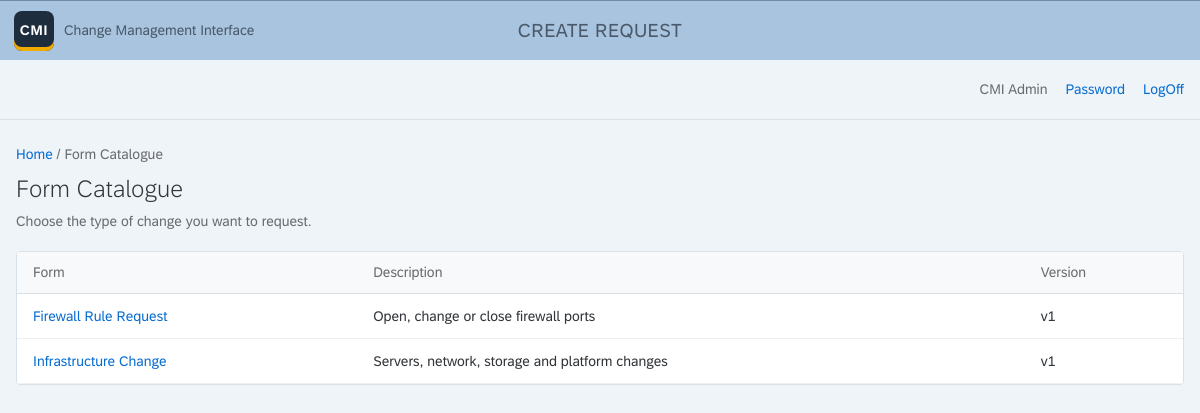
The app's page /tickets/new (signed in) with its own data.
### models.py (models this page shows, shortened)
class User(db.Model):
    id = db.Column(db.Integer, primary_key=True)
    email = db.Column(db.String(255), unique=True, nullable=False)
    name = db.Column(db.String(120), nullable=False)
    is_core = db.Column(db.Boolean, default=False, nullable=False)
    password_hash = db.Column(db.String(255))
    active = db.Column(db.Boolean, default=True, nullable=False)
    failed_logins = db.Column(db.Integer, default=0, nullable=False)
    locked_until = db.Column(db.DateTime)
    created_at = db.Column(db.DateTime, default=utcnow, nullable=False)
    deleted_at = db.Column(db.DateTime)  # soft delete: hidden everywhere; restore by clearing it (and setting active) in the DB
    profiles = db.relationship("PermissionProfile", secondary="user_profile", back_populates="users")
    def can(self, perm):
        return any(perm in p.permissions for p in self.profiles)

class Form(db.Model):
    id = db.Column(db.Integer, primary_key=True)
    key = db.Column(db.String(60), unique=True, nullable=False)
    name = db.Column(db.String(120), nullable=False)
    description = db.Column(db.String(255), default="", nullable=False)
    draft = db.Column(db.JSON, default=lambda: {"fields": []}, nullable=False)  # edited freely, published as a version
    archived = db.Column(db.Boolean, default=False, nullable=False)
    workflow = db.Column(db.JSON, default=list, nullable=False)
    default_assignee_id = db.Column(db.ForeignKey("user.id"))
    deleted_at = db.Column(db.DateTime)  # soft delete: hidden everywhere; restore by clearing it in the DB
    versions = db.relationship("FormVersion", order_by="FormVersion.version", back_populates="form")
    @classmethod
    def live(cls):
        return cls.query.filter(cls.deleted_at.is_(None))
    default_assignee = db.relationship("User")
    @property
    def latest(self):
        return self.versions[-1] if self.versions else None

class FormVersion(db.Model):
    id = db.Column(db.Integer, primary_key=True)
    form_id = db.Column(db.ForeignKey("form.id"), nullable=False)
    version = db.Column(db.Integer, nullable=False)
    schema = db.Column(db.JSON, nullable=False)  # {"fields": [{id, label, type, required, options, ...}]}
    published_at = db.Column(db.DateTime, default=utcnow, nullable=False)
    published_by_id = db.Column(db.ForeignKey("user.id"))
    form = db.relationship("Form", back_populates="versions")
    published_by = db.relationship("User")
    __table_args__ = (db.UniqueConstraint("form_id", "version"),)

### app.py (the view, shortened to what this page needs)
@app.route("/tickets/new", methods=["GET", "POST"])
def ticket_new():
    need("ticket.create")
    form = Form.live().filter_by(key=request.args.get("form", ""), archived=False).first()
    if not form or not form.latest:
        forms = Form.live().filter_by(archived=False).order_by(Form.name).all()
        return render_template("ticket_new.html", forms=[f for f in forms if f.latest])

### app.py (called while the page is built)
@app.before_request
def guard():
    if request.method == "POST":
        token = session.get("_csrf")
        if not token or not secrets.compare_digest(request.form.get("_csrf", ""), token):
            abort(400, "Form expired. Reload the page and try again.")
    g.user = db.session.get(User, session["uid"]) if "uid" in session else None
    if g.user and not g.user.active:
        session.clear()
        g.user = None
    if not g.user and request.endpoint not in PUBLIC_ENDPOINTS:
        return redirect(url_for("login"))

@app.after_request
def security_headers(resp):
    resp.headers.setdefault("Content-Security-Policy", "default-src 'self'; style-src 'self' 'unsafe-inline'; "
                            "img-src 'self' data:; frame-ancestors 'none'; form-action 'self'")
    resp.headers.setdefault("X-Content-Type-Options", "nosniff")
    resp.headers.setdefault("Referrer-Policy", "same-origin")
    return resp

@app.context_processor
def template_globals():
    if "_csrf" not in session:
        session["_csrf"] = secrets.token_urlsafe(32)
    return dict(csrf=session["_csrf"])

### core.py (called while the page is built)
def need(perm):
    if not g.user.can(perm):
        abort(403)

### templates/ticket_new.html (shortened to what this page needs)
{% extends "base.html" %}
{% from "_macros.html" import form_fields %}
{% block shell %}{{ 'Edit Request' if editing else 'Create Request' }}{% endblock %}
{% block body %}
<main class="page">
  {% if not fv %}
  <div class="breadcrumb"><a href="{{ url_for('home') }}">Home</a> / Form Catalogue</div>
  <h1 class="title">Form Catalogue</h1>
  <p class="subtitle">Choose the type of change you want to request.</p>
  <div class="panel table-wrap">
    <table>
      <thead><tr><th>Form</th><th>Description</th><th>Version</th></tr></thead>
      <tbody>
        {% for f in forms %}
        <tr><td><a href="{{ url_for('ticket_new', form=f.key) }}">{{ f.name }}</a></td><td>{{ f.description }}</td><td>v{{ f.latest.version }}</td></tr>
        {% else %}<tr><td colspan="3" class="empty">No published forms yet.</td></tr>{% endfor %}
      </tbody>
    </table>
  </div>
  {% endif %}
</main>
{% endblock %}

### templates/base.html (shortened to what this page needs)
<!doctype html>
<html lang="en">
<head>
<link rel="stylesheet" href="{{ url_for('static', filename='fiori.css') }}">
</head>
<body>
<header class="shell">
  <a class="logo" href="{{ url_for('home') }}"><b>CMI</b><span>Change Management Interface</span></a>
  <span class="shell-title">{% block shell %}{% endblock %}</span>
</header>
{% if g.user %}
<div class="subbar">
  <span class="user">{{ g.user.name }}</span>
  {% if g.user.is_core %}<a href="{{ url_for('account') }}">Password</a>{% endif %}
  <a href="{{ url_for('logout') }}">LogOff</a>
</div>
{% endif %}
{% block body %}{% endblock %}
</body>
</html>

### static/fiori.css (style rules this page uses)
:root { --shell: #a9c4df; --shell-text: #4a5a6a; --page: #eff4f9; --surface: #fff; --border: #d9e1e8; --rule: #c4cbd2; --text: #32363a; --muted: #6a6d70; --link: #0a6ed1; --brand: #0a6ed1; --brand-hover: #085caf; --positive: #107e3e; --negative: #bb0000; --critical: #e9730c; --info: #0a6ed1; --neutral: #6a6d70; }
* { box-sizing: border-box; }
body { margin: 0; font: 400 14px/1.45 "72", "72full", Arial, Helvetica, sans-serif; color: var(--text); background: var(--page); }
a { color: var(--link); text-decoration: none; }
.shell { height: 60px; display: grid; grid-template-columns: 1fr auto 1fr; align-items: center; padding: 0 14px; background: var(--shell); border-top: 1px solid #6f8aa3; }
.shell-title { color: var(--shell-text); font-size: 19px; letter-spacing: .02em; text-transform: uppercase; }
.logo { justify-self: start; display: inline-flex; align-items: center; gap: 10px; color: var(--shell-text); font-size: 14px; }
.logo b { display: grid; place-items: center; width: 40px; height: 40px; border-radius: 8px; background: #1d2d3e; color: #fff; font-size: 14px; letter-spacing: .06em; box-shadow: inset 0 -4px 0 #f0ab00; }
.subbar { height: 60px; display: flex; justify-content: flex-end; align-items: center; gap: 18px; padding: 0 16px; border-bottom: 1px solid var(--border); }
.subbar .user { color: var(--muted); }
.page { padding: 24px 16px 96px; }
.title { font-size: 24px; font-weight: 300; margin: 0 0 4px; }
.subtitle { color: var(--muted); margin: 0 0 20px; }
.panel { background: var(--surface); border: 1px solid var(--border); border-radius: 4px; }
.breadcrumb { font-size: 14px; color: var(--muted); margin-bottom: 8px; }
.table-wrap { overflow-x: auto; }
table { width: 100%; border-collapse: collapse; background: var(--surface); }
th { text-align: left; font-weight: 400; color: var(--muted); padding: 10px 16px; border-bottom: 1px solid var(--border); background: #f7f9fb; white-space: nowrap; }
td { padding: 12px 16px; border-bottom: 1px solid #eef1f4; vertical-align: top; }

### records on screen
User: user.name "CMI Admin"
Form: name "Firewall Rule Request", description "Open, change or close firewall ports", latest.version "1"
Form: name "Infrastructure Change", description "Servers, network, storage and platform changes", latest.version "1"

### other values on screen
{{ 'Edit Request' if editing else 'Create Request' }} "CREATE REQUEST"
